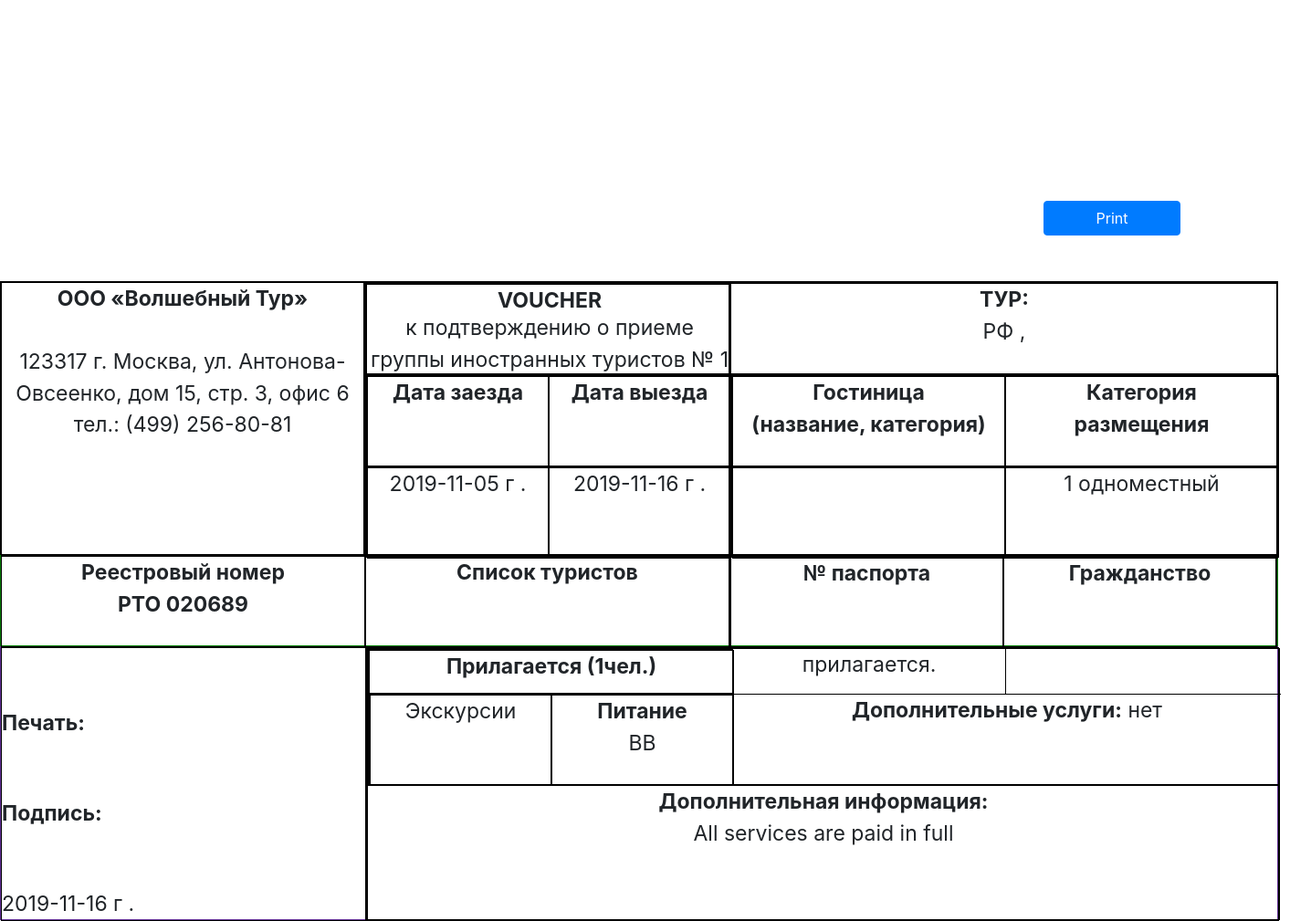
The page /visa_vouchers/1/ on the database its author committed.
### generateletter/models.py (models this page shows, shortened)
class Visaletters(models.Model):
    Organization_Details = models.ForeignKey(Organization,on_delete=models.PROTECT,related_name="Organization_Name",)
    MULTIPLICITY = (
        ("single", "single"),
        ("double", "double"),
    )
    PAS = (("1", "1"), ("2", "2"), ("3", "3"), ("4", "4"), ("5", "5"))
    TOUR = (
        ("TOURISM","TOURISM"),
        ("AIM TOURISM","AIM TOURISM")
    )
    GENDER = (
        ("M","M"),
        ("F","F"),
    )
    def number():
        no = Visaletters.objects.count()
        if no == None:
            return 1
        else:
            return (int(str( ( 220 - 64 ) + no + 1 )+"2019"))
    multiplicity = models.CharField(choices=MULTIPLICITY, default="SINGLE",max_length=100)
    no_passengers = models.IntegerField(default=1)
    Country = CountryField(blank_label='(select country)')
    Tourism= models.CharField(choices=TOUR, default="TOURISM",max_length= 100 )
    entry_from = models.CharField(max_length=200)
    departure_to = models.CharField(max_length=200)
    Visa_Letter_Number = models.CharField(default=number,max_length=200)
    Visa_Letter_N = models.CharField(default = str(number),editable=False,max_length=200)
    Date_of_letter = models.CharField(max_length=200, blank=True)
    Routes_and_Places = models.CharField(max_length=500, default="moscow")
    hotels = models.CharField(max_length=264)
    multi = (("Paid", "Paid"), ("unpaid", "unpaid"))
    Payment_status = models.CharField(max_length=200, choices=multi, default="unpaid")
    amount = models.PositiveIntegerField()
    firstname_1 = models.CharField(max_length=264)
    lastname_1 = models.CharField(max_length=264)
    Passport_Number_1 = models.CharField(max_length=200, unique=True)
    Date_Of_Birth_1 = models.CharField(max_length=200)
    Sex_1 = models.CharField(choices=GENDER,max_length=100)
    firstname_2 = models.CharField(max_length=264, blank=True)
    lastname_2 = models.CharField(max_length=264, blank=True)
    Passport_Number_2 = models.CharField(max_length=200, blank=True)
    Date_Of_Birth_2 = models.CharField(max_length=200, blank=True)
    Sex_2 = models.CharField(max_length=100,choices=GENDER, blank=True)
    firstname_3 = models.CharField(max_length=264, blank=True)
    lastname_3 = models.CharField(max_length=264, blank=True)
    Passport_Number_3 = models.CharField(max_length=200, blank=True)
    Date_Of_Birth_3 = models.CharField(max_length=200, blank=True)
    Sex_3 = models.CharField(max_length=100,choices=GENDER, blank=True)
    firstname_4 = models.CharField(max_length=264, blank=True)
    lastname_4 = models.CharField(max_length=264, blank=True)
    Passport_Number_4 = models.CharField(max_length=200, blank=True)
    Date_Of_Birth_4 = models.CharField(max_length=200, blank=True)
    Sex_4 = models.CharField(max_length=100,choices=GENDER, blank=True)
    firstname_5 = models.CharField(max_length=264, blank=True)
    lastname_5 = models.CharField(max_length=264, blank=True)
    Passport_Number_5 = models.CharField(max_length=200, blank=True)
    Date_Of_Birth_5 = models.CharField(max_length=200, blank=True)
    Sex_5 = models.CharField(max_length=100,choices=GENDER, blank=True)
    class Meta:
        verbose_name_plural = "Fill Form to Generate Visa Letter and Voucher"

### generateletter/views.py (the view)
# urls.py: re_path(r'^visa_vouchers/(?P<visa_voucher_id>\d+)/$',views.visa_voucher_detail,name='visa_voucher_detail'),
def visa_voucher_detail(request,visa_voucher_id):
    translator= Translator(to_lang="ru")
    russian_visa = Visaletters.objects.get(pk=int(visa_voucher_id))
    russian = {'Country': translator.translate(russian_visa.Country.name),
               'Routes_and_Places': translator.translate(russian_visa.Routes_and_Places),
               'hotels': translator.translate(russian_visa.hotels),
               }
    return render(request, 'generateletter/gen_rus_voucher.html', { 'russian_visa': russian_visa,'russian': russian })

### templates/generateletter/gen_rus_voucher.html (shortened to what this page needs)
<!doctype html>
<html lang="en">
  <head>
    <link rel="stylesheet" href="https://stackpath.bootstrapcdn.com/bootstrap/4.3.1/css/bootstrap.min.css">
  </head>
  <body>
    <div class="djangtwo">
      <!doctype html>
<html lang="en">
  <head>
    <link rel="stylesheet" href="https://stackpath.bootstrapcdn.com/bootstrap/4.3.1/css/bootstrap.min.css">
  </head>
  <body>
              <button id="printPageButton" class="btn btn-primary" onClick="window.print();" style="float: right; margin-right:120px; margin-bottom:50px; width:150px;">Print</button>
    <div class="page " style="margin-top:220px;">
      <div class="child1">
          <div class="child1_1 text-center font"><b>ООО «Волшебный Тур»</b><br><p>123317 г. Москва,
                ул. Антонова-Овсеенко, дом 15,
                стр. 3, офис 6
                тел.: (499) 256-80-81
                </p></div>
          <div class="child1_1">
                <div class="child1_2 text-center font">
                    <div class="extramain">
                    <div class="extra3 "><b>VOUCHER</b></div>
                    <div class="extra4 ">к подтверждению  о приеме группы
                            иностранных туристов № {{ russian_visa.Visa_Letter_Number }}
                            </div>
                            </div>
                </div>
                <div class="child1_5">
                        <div class="child1_2">
                            <div class="smallbox text-center font">
                                   <b> Дата заезда</b>
                                    </div>
                                    <div class="smallbox text-center font">
                                            <b>Дата выезда</b>
                                            </div>
                        </div>
                        <div class="child1_2">
                            <div class="smallbox text-center font">
                                    {{ russian_visa.entry_from }} г .
                                    </div>
                                    <div class="smallbox text-center font">
                                    {{ russian_visa.departure_to }} г .
                                            </div>
                        </div>
                </div>
          </div>
          <div class="child1_4">
              <div class="longbox text-center font"><b>ТУР:</b><br><p class="text-uppercase"> РФ , {{ russian.Routes_and_Places }}</p></div>
              <div class="mediumbox">
                  <div class="smediumbox">
                    <div class="smallbox2 text-center font">
                         <b>   Гостиница<br>
                            (название, категория)</b>
                     </div>
                     <div class="smallbox2 text-center font">
                            <b>  Категория  <br>
                                размещения</b>
                        </div>
                  </div>
                  <div class="smediumbox">
                    <div class="smallbox2 text-center">
                            </div>
                            <div class="smallbox2 text-center font">
                                    1 одноместный
                                    </div>
                  </div>
              </div>
          </div>
      </div>
      <div class="child2">
            <div class="child2_1 text-center font"><b>
                    Реестровый номер<br>
                    РТО 020689
                    </b></div>
            <div class="child2_1 text-center font"><b>
                    Список туристов
                    </b></div>
            <div class="child2_2">
                    <div class="child2_3 text-center font"><b>
                            № паспорта
                            </b></div>
                    <div class="child2_3 text-center font"><b>Гражданство</b></div>
            </div>
      </div>
      <div class="child3">
            <div class="child1_1">
                <div class="extra font"><b>Печать:</b></div>
                <div class="extra1 font"><b>Подпись:</b></div>
                <div class="extra2  font">{{ russian_visa.Date_of_letter }} г . </div>
            </div>
            <div class="child3_1">
                    <div class="child3_2">
                            <div class="child3_4">
                                    <div class="child3_6 text-center font">
                                            <b>Прилагается  (1чел.)</b>
                                            </div>
                                    <div class="child3_7">
                                            <div class="child3_8 text-center font">
                                                    Экскурсии
                                                    </div>
                                            <div class="child3_9 text-center font"><b>Питание</b> <br> ВВ
                                            </div>
                                    </div>
                            </div>
                            <div class="child3_5">
                                    <div class="child3_10">
                                            <div class="child3_12 text-center font">
                                                    прилагается.
                                                    </div>
                                            <div class="child3_13 text-center text-uppercase font">{{ russian.Country }}</div>
                                    </div>
                                    <div class="child3_11 text-center font"><b>Дополнительные услуги:</b> нет</div>
                            </div>
                    </div>
                    <div class="child3_3 text-center font"><b>Дополнительная информация:</b><br>All services are paid in full
                    </div>
            </div>
      </div>
    </div>
  </body>
</html>
    </div>
  </body>
</html>

### templates/generateletter/gen_rus_voucher.html (style rules this page uses)
.font { font-size: 23px; }
.child1 { width: 1400px; height: 300px; margin: 0; border: 0.5px solid black; display: flex; flex-direction: row; }
.child2 { width: 1400px; height: 100px; margin: 0; border: 0.5px solid green; display: flex; flex-direction: row; }
.child3 { width: 1400px; height: 300px; margin: 0; border: 0.5px solid rebeccapurple; display: flex; flex-direction: row; }
.child1_1 { width: 400px; height: 300px; border: 0.5px solid black; display: flex; flex-direction: column; }
.child1_2 { width: 400px; height: 100px; border: 0.5px solid black; display: flex; flex-direction: row; }
.child1_4 { width: 600PX; height: 300px; border: 0.5px solid black; }
.child1_5 { height: 200px; width: 400px; border: 0.5px solid black; }
.smallbox { height: 100px; width: 200px; border: 0.5px solid black; }
.longbox { height: 100px; width: 600px; border: 0.5px solid black; }
.mediumbox { height: 200px; width: 600px; border: 0.5px solid black; }
.smediumbox { height: 100px; width: 600px; border: 0.5px solid black; display: flex; flex-direction: row; }
.smallbox2 { height: 100px; width: 300px; border: 0.5px solid black; }
.child2_1 { height: 100px; width: 400px; border: 0.5px solid black; }
.child2_2 { height: 100px; width: 600px; border: 0.5px solid black; display: flex; flex-direction: row; }
.child2_3 { height: 100px; width: 300px; border: 0.5px solid black; }
.child3_1 { height: 300px; width: 1000px; border: 0.5px solid black; display: flex; flex-direction: column; }
.child3_2 { height: 150px; width: 1000px; border: 0.5px solid black; display: flex; flex-direction: row; }
.child3_3 { height: 150px; width: 1000px; border: 0.5px solid black; }
.child3_4 { height: 150px; width: 400px; border: 0.5px solid black; display: flex; flex-direction: column; }
.child3_5 { height: 150px; width: 600px; display: flex; flex-direction: column; }
.child3_6 { height: 50px; width: 400px; border: 0.5px solid black; }
.child3_7 { height: 100px; width: 400px; border: 0.5px solid black; display: flex; flex-direction: row; }
.child3_8 { height: 100px; width: 200px; border: 0.5px solid black; }
.child3_9 { height: 100px; width: 200px; border: 0.5px solid black; }
.child3_10 { height: 50px; width: 600px; display: flex; flex-direction: row; }
.child3_12 { height: 50px; width: 299px; border-right: 0.5px solid black; border-bottom: 0.5px solid black; }
.child3_13 { height: 50px; width: 301px; border-bottom: 0.5px solid black; }
.child3_11 { height: 100px; width: 600px; }
.extra { height: 100px; width: 400px; display: flex; align-items: flex-end; }
.extra1 { height: 100px; width: 400px; display: flex; align-items: flex-end; }
.extra2 { height: 100px; width: 400px; display: flex; align-items: flex-end; }
.extra3 { height: 30px; width: 400px; }
.extra4 { height: 70px; width: 400px; }
.extramain { width: 400px; height: 100px; border: 0.5px solid black; display: flex; flex-direction: column; }
.page { -webkit-transform: rotate(90deg); -moz-transform:rotate(90deg); filter:progid:DXImageTransform.Microsoft.BasicImage(rotation=3); }

### rows shown on the page
Visaletters: Visa_Letter_Number "1", entry_from "2019-11-05", departure_to "2019-11-16", Date_of_letter "2019-11-16"
